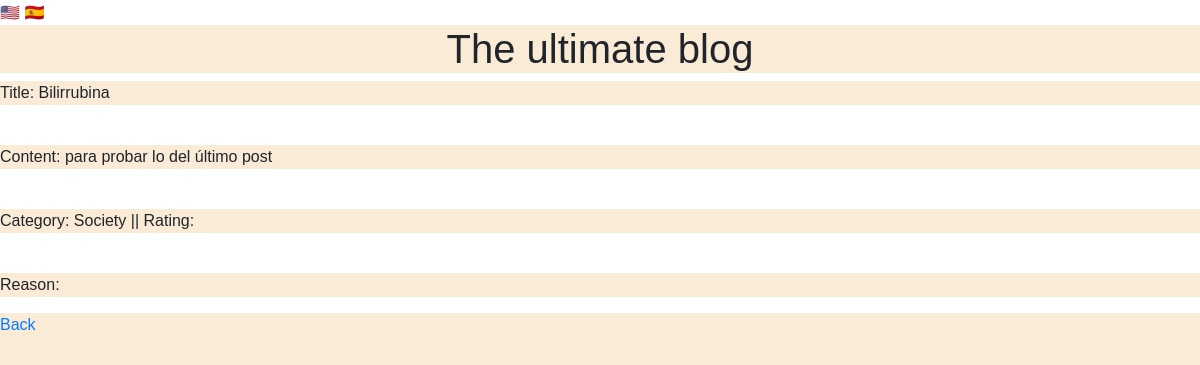
Screenshot of /posts/bilirrubina/ (signed in) with the database file from the repository.
### posts/models.py (models this page shows, shortened)
class Post(models.Model):
    class Category(models.TextChoices):
        SOCIETY = 'SOC', 'Society'
        EDUCATION = 'EDU', 'Education'
        HEALTH = 'HLT', 'Health'
        CULTURE = 'CUL', 'Culture'
        TECH = 'TEC', 'Technology'
    class Rating(models.IntegerChoices):
        VERY_BAD = 1
        BAD = 2
        AVERAGE = 3
        GOOD = 4
        EXCELLENT = 5
    title = models.CharField(max_length=256)
    slug = models.SlugField(max_length=256)
    content = models.TextField()
    category = models.CharField(max_length=3, choices=Category, default=Category.SOCIETY)
    rating = models.FloatField(default=0)
    labels = models.ManyToManyField(
        'labels.Label',
        related_name='posts',
        blank=True,
    )

### posts/views.py (the view)
# urls.py: path('<post_slug>/', views.post_detail, name='post-detail'),
@login_required
def post_detail(request, post_slug: str):
    try:
        post = Post.objects.get(slug=post_slug)
    except Post.DoesNotExist:
        return HttpResponseNotFound(f'Post with slug "{post_slug}" does not exist!')
    return render(request, 'posts/post/detail.html', {'post': post})

### posts/context_processors.py (called while the page is built)
def last_post(request) -> dict:
    try:
        return {'last_post': Post.objects.last()}
    except Post.DoesNotExist:
        return {}

### posts/templates/posts/post/detail.html (shortened to what this page needs)
{% extends "base.html" %}
{% block content %}
{% include "header.html" %}
<p>Title: {{post.title}}</p>
<br>
<p>Content: {{post.content}}</p>
<br>
<p>Category: {{post.get_category_display}} || Rating: {{post.get_rating_display}}</p>
<br>
<p>Reason: {{post.seals.all}}</p>
<p><a href="{% url 'posts:post-list' %}">Back</a></p>
{% endblock %}

### shared/static/css/base.css (style rules this page uses)
* { font-family: Verdana, Geneva, Tahoma, sans-serif; background-color: antiquewhite; }

### rows the page displays
Post: title "Bilirrubina", content "para probar lo del último post", category "Society"
